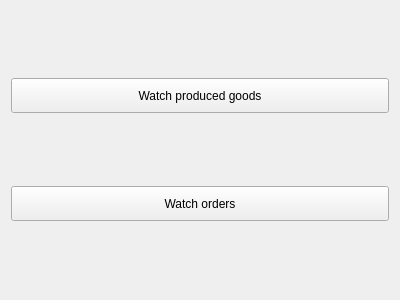
<?xml version="1.0" encoding="UTF-8"?>
<ui version="4.0">
 <class>Form</class>
 <widget class="QWidget" name="Form">
  <property name="geometry">
   <rect>
    <x>0</x>
    <y>0</y>
    <width>400</width>
    <height>300</height>
   </rect>
  </property>
  <property name="windowTitle">
   <string>Form</string>
  </property>
  <layout class="QGridLayout" name="gridLayout">
   <item row="0" column="0">
    <widget class="QPushButton" name="goods">
     <property name="minimumSize">
      <size>
       <width>0</width>
       <height>35</height>
      </size>
     </property>
     <property name="maximumSize">
      <size>
       <width>16777215</width>
       <height>35</height>
      </size>
     </property>
     <property name="text">
      <string>Watch produced goods</string>
     </property>
    </widget>
   </item>
   <item row="1" column="0">
    <widget class="QPushButton" name="orders">
     <property name="minimumSize">
      <size>
       <width>0</width>
       <height>35</height>
      </size>
     </property>
     <property name="maximumSize">
      <size>
       <width>16777215</width>
       <height>35</height>
      </size>
     </property>
     <property name="text">
      <string>Watch orders</string>
     </property>
    </widget>
   </item>
  </layout>
 </widget>
 <resources/>
 <connections/>
</ui>
